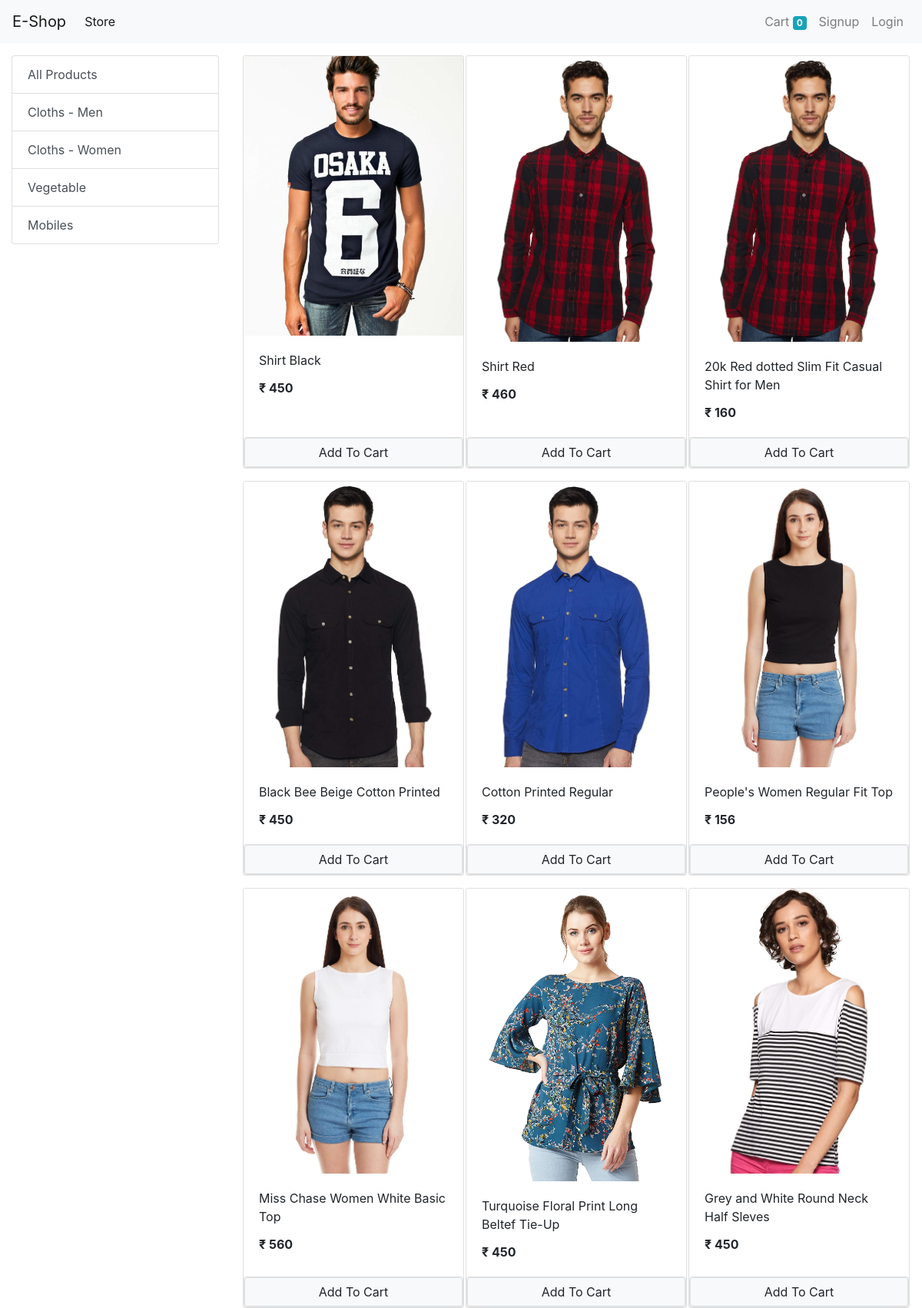
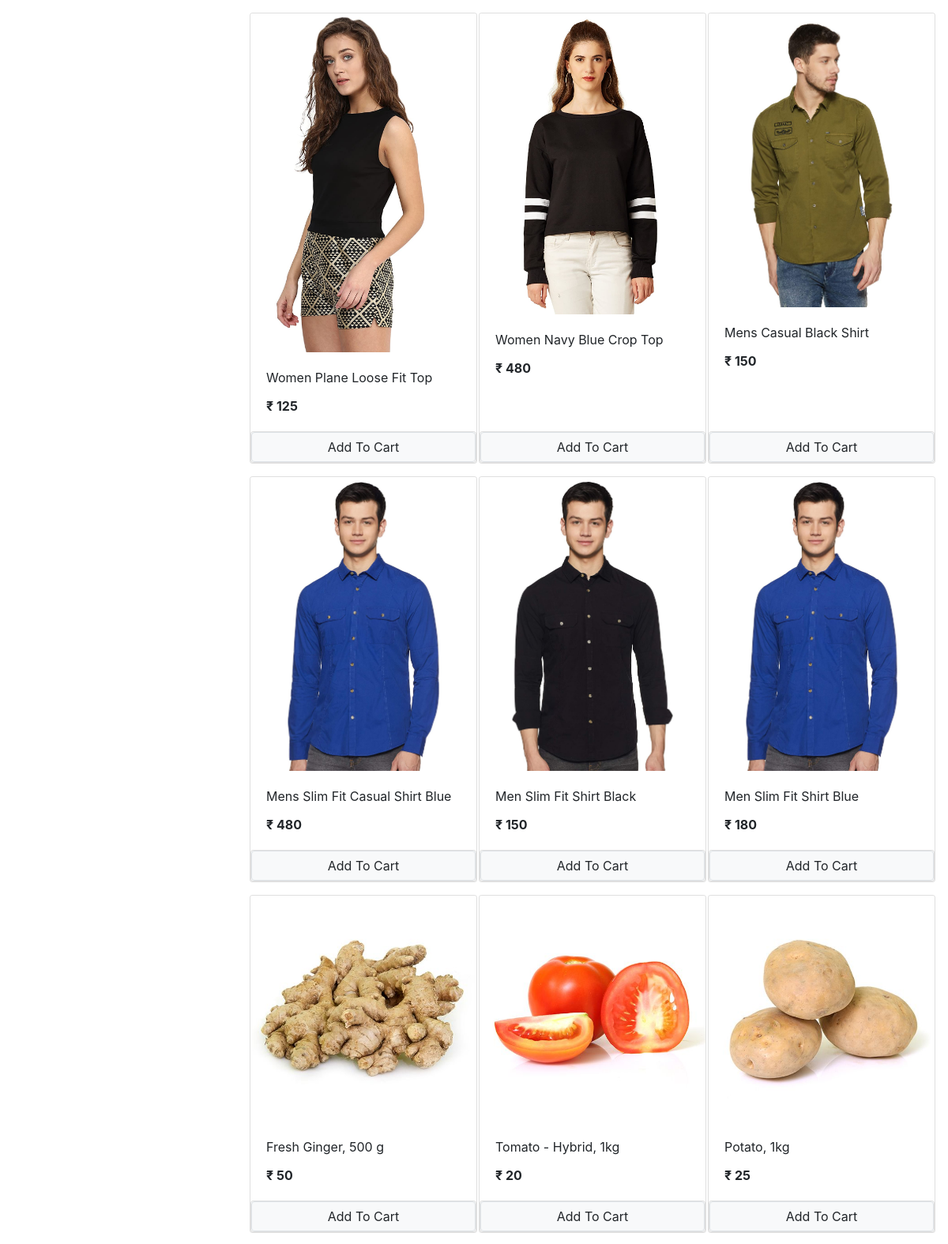
The page / (upper part) on the database its author committed (2 pictures, top to bottom).
### store/models/category.py (models this page shows, shortened)
class Category(models.Model):
    name = models.CharField(max_length=20)
    @staticmethod
    def get_all_categories():
        return Category.objects.all()

### store/models/products.py (models this page shows, shortened)
class Product(models.Model):
    name = models.CharField(max_length=50)
    price = models.IntegerField(default=0)
    category = models.ForeignKey(Category, on_delete=models.CASCADE , default=1)
    description = models.CharField(max_length=200 , default='' , null=True , blank=True)
    image = models.ImageField(upload_to='uploads/products/')
    @staticmethod
    def get_all_products():
        return Product.objects.all()

### store/views/home.py (the view, shortened to what this page needs)
# urls.py: path('', Index.as_view(), name='homepage'),
class Index(View):
    def get(self, request):
        cart = request.session.get('cart')
        if not cart:
            request.session['cart'] = {}
        products = None
        categories = Category.get_all_categories();
        categoryID = request.GET.get('category')
        if (categoryID):
            products = Product.get_all_products_by_categoryid(categoryID)
        else:
            products = Product.get_all_products();
        data = {}
        data['products'] = products
        data['categories'] = categories
        print('You are: ', request.session.get('email'))
        return render(request, 'index.html', data)

### store/templatetags/cart.py (called while the page is built)
@register.filter(name='is_in_cart')
def is_in_cart(product, cart):
    keys = cart.keys()
    for id in keys:
        if int(id) == product.id:
            return True
    return False

### store/templatetags/custom_filter.py (called while the page is built)
@register.filter(name='currency')
def currency(number):
    return "₹ "+str(number)

### store/templates/index.html (shortened to what this page needs)
{% extends 'base.html' %}
{% block content %}
{% load cart %}
{% load custom_filter%}
<div class="container-fluid mt-3">
    <div class="row">
        <div class ="col-lg-3 mx-auto">
            <div class="list-group">
                <a href="/" class="list-group-item
                 list-group-item-action ">All Products</a>
            {% for category in categories %}
                <a href="/?category={{category.id}}" class="list-group-item
                 list-group-item-action ">{{category.name}}</a>
            {% endfor %}
            </div>
        </div>
        <div id = 'products' class ="col-lg-9 mx-auto">
            <div class="row mx-auto">
                {% for product in products %}
                <div class="card mx-auto mb-3" id='{{product.id}}' style="width: 18rem;">
                    <img class="card-img-top" src="{{product.image.url}}" alt="Card image cap">
                    <div class="card-body">
                        <p class="card-title">{{product.name}}</p>
                        <p class="card-text"><b>{{product.price|currency}}</b></p>
                    </div>
                    <div class="card footer p-0 no-gutters">
                        {% if product|is_in_cart:request.session.cart%}
                        <div class="row no-gutters">
                            <form action="/#{{product.id}}" class="col-2" method="post">
                                {% csrf_token%}
                                <input hidden type="text" name='product' value='{{product.id}}'>
                                <input hidden type="text" name='remove' value='True'>
                                <input type="submit" value=" - " class="btn btn-block btn-secondary">
                            </form>
                            <div class="text-center col">{{product|cart_quantity:request.session.cart}} in cart</div>
                            <form action="/#{{product.id}}" class="col-2" method="post">
                                {% csrf_token%}
                                <input hidden type="text" name='product' value='{{product.id}}'>
                                <input type="submit" value=" + " class="btn btn-block btn-secondary">
                            </form>
                        </div>
                        {% else %}
                        <form action="/#{{product.id}}" method="POST" class="btn-block">
                            <input href="#" type="submit" class="float-right btn-block btn btn-light border form control" value='Add To Cart'>
                        </form>
                        {% endif %}
                    </div>
                </div>
                {% endfor %}
            </div>
        </div>
    </div>
</div>
{% endblock %}

### rows shown on the page
Category: name "Cloths - Men"
Category: name "Cloths - Women"
Category: name "Vegetable"
Category: name "Mobiles"
Product: {{ product.id }} 1 (drawn), image (picture), name "Shirt Black", price "₹ 450"
Product: image (picture), name "Shirt Red", price "₹ 460"
Product: image (picture), name "20k Red dotted Slim Fit Casual Shirt for Men", price "₹ 160"
Product: image (picture), name "Black Bee Beige Cotton Printed", price "₹ 450"
Product: image (picture), name "Cotton Printed Regular", price "₹ 320"
Product: image (picture), name "People's Women Regular Fit Top", price "₹ 156"
Product: image (picture), name "Miss Chase Women White Basic Top", price "₹ 560"
Product: image (picture), name "Turquoise Floral Print Long Beltef Tie-Up", price "₹ 450"
Product: image (picture), name "Grey and White Round Neck Half Sleves", price "₹ 450"
Product: image (picture), name "Women Plane Loose Fit Top", price "₹ 125"
Product: image (picture), name "Women Navy Blue Crop Top", price "₹ 480"
Product: image (picture), name "Mens Casual Black Shirt", price "₹ 150"
Product: image (picture), name "Mens Slim Fit Casual Shirt Blue", price "₹ 480"
Product: image (picture), name "Men Slim Fit Shirt Black", price "₹ 150"
Product: image (picture), name "Men Slim Fit Shirt Blue", price "₹ 180"
Product: image (picture), name "Fresh Ginger, 500 g", price "₹ 50"
Product: image (picture), name "Tomato - Hybrid, 1kg", price "₹ 20"
Product: {{ product.id }} 18 (drawn), image (picture), name "Potato, 1kg", price "₹ 25"

### other values the page prints
{{ request.session.cart.keys|length }} "0"
